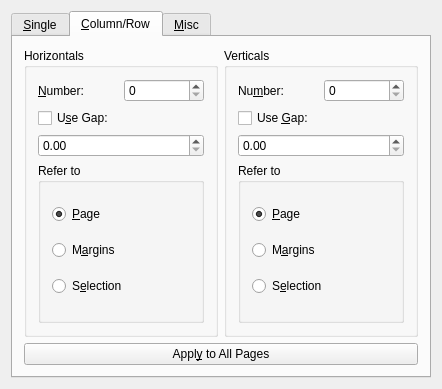
<ui version="4.0" >
 <author>Petr Vanek &lt;petr@scribus.info></author>
 <comment>Use designer to update source ui file. All manual changes in cpp/h files will be lost</comment>
 <class>GuideManager</class>
 <widget class="ScrPaletteBase" name="GuideManager" >
  <property name="geometry" >
   <rect>
    <x>0</x>
    <y>0</y>
    <width>421</width>
    <height>389</height>
   </rect>
  </property>
  <property name="windowTitle" >
   <string>Guide Manager</string>
  </property>
  <layout class="QGridLayout" >
   <property name="margin" >
    <number>11</number>
   </property>
   <property name="spacing" >
    <number>6</number>
   </property>
   <item row="0" column="0" >
    <widget class="QTabWidget" name="tabWidget" >
     <property name="currentIndex" >
      <number>1</number>
     </property>
     <widget class="QWidget" name="standardPage" >
      <attribute name="title" >
       <string>&amp;Single</string>
      </attribute>
      <layout class="QGridLayout" >
       <item row="0" column="0" colspan="2" >
        <layout class="QHBoxLayout" >
         <item>
          <widget class="QGroupBox" name="horizontalGroupBox" >
           <property name="title" >
            <string>Horizontals</string>
           </property>
           <layout class="QGridLayout" >
            <item row="0" column="0" colspan="2" >
             <widget class="QTableView" name="horizontalView" >
              <property name="alternatingRowColors" >
               <bool>true</bool>
              </property>
              <property name="selectionBehavior" >
               <enum>QAbstractItemView::SelectRows</enum>
              </property>
             </widget>
            </item>
            <item row="1" column="0" >
             <widget class="QPushButton" name="addHorButton" >
              <property name="text" >
               <string>&amp;Add</string>
              </property>
              <property name="shortcut" >
               <string>Alt+A</string>
              </property>
             </widget>
            </item>
            <item row="1" column="1" >
             <widget class="QPushButton" name="delHorButton" >
              <property name="text" >
               <string>D&amp;elete</string>
              </property>
              <property name="shortcut" >
               <string>Alt+E</string>
              </property>
             </widget>
            </item>
           </layout>
          </widget>
         </item>
         <item>
          <widget class="QGroupBox" name="verticalGroupBox" >
           <property name="title" >
            <string>Verticals</string>
           </property>
           <layout class="QGridLayout" >
            <item row="0" column="0" colspan="2" >
             <widget class="QTableView" name="verticalView" >
              <property name="alternatingRowColors" >
               <bool>true</bool>
              </property>
              <property name="selectionBehavior" >
               <enum>QAbstractItemView::SelectRows</enum>
              </property>
             </widget>
            </item>
            <item row="1" column="0" >
             <widget class="QPushButton" name="addVerButton" >
              <property name="text" >
               <string>A&amp;dd</string>
              </property>
              <property name="shortcut" >
               <string>Alt+D</string>
              </property>
             </widget>
            </item>
            <item row="1" column="1" >
             <widget class="QPushButton" name="delVerButton" >
              <property name="text" >
               <string>De&amp;lete</string>
              </property>
              <property name="shortcut" >
               <string>Alt+L</string>
              </property>
             </widget>
            </item>
           </layout>
          </widget>
         </item>
        </layout>
       </item>
       <item row="1" column="0" >
        <widget class="QCheckBox" name="lockCheck" >
         <property name="text" >
          <string>&amp;Lock Guides</string>
         </property>
         <property name="shortcut" >
          <string>Alt+L</string>
         </property>
        </widget>
       </item>
       <item row="1" column="1" >
        <widget class="QPushButton" name="applyToAllStdButton" >
         <property name="text" >
          <string>Appl&amp;y to All Pages</string>
         </property>
         <property name="shortcut" >
          <string>Alt+Y</string>
         </property>
        </widget>
       </item>
      </layout>
     </widget>
     <widget class="QWidget" name="autoPage" >
      <attribute name="title" >
       <string>&amp;Column/Row</string>
      </attribute>
      <layout class="QGridLayout" >
       <item row="0" column="0" >
        <widget class="QGroupBox" name="horizontalAutoGroup" >
         <property name="title" >
          <string>Horizontals</string>
         </property>
         <layout class="QGridLayout" >
          <item row="0" column="0" >
           <widget class="QLabel" name="textLabel1" >
            <property name="text" >
             <string>&amp;Number:</string>
            </property>
            <property name="wordWrap" >
             <bool>false</bool>
            </property>
            <property name="buddy" >
             <cstring>horizontalAutoCountSpin</cstring>
            </property>
           </widget>
          </item>
          <item row="0" column="1" >
           <widget class="QSpinBox" name="horizontalAutoCountSpin" >
            <property name="minimum" >
             <number>0</number>
            </property>
            <property name="value" >
             <number>0</number>
            </property>
           </widget>
          </item>
          <item row="1" column="0" colspan="2" >
           <widget class="QCheckBox" name="horizontalAutoGapCheck" >
            <property name="text" >
             <string>U&amp;se Gap:</string>
            </property>
            <property name="shortcut" >
             <string>Alt+S</string>
            </property>
           </widget>
          </item>
          <item row="2" column="0" colspan="2" >
           <widget class="ScrSpinBox" name="horizontalAutoGapSpin" />
          </item>
          <item row="3" column="0" colspan="2" >
           <widget class="QGroupBox" name="groupBox" >
            <property name="title" >
             <string>Refer to</string>
            </property>
            <layout class="QGridLayout" >
             <item row="0" column="0" >
              <widget class="QRadioButton" name="horizontalPageAutoButton" >
               <property name="text" >
                <string>&amp;Page</string>
               </property>
               <property name="shortcut" >
                <string>Alt+P</string>
               </property>
               <property name="checked" >
                <bool>true</bool>
               </property>
              </widget>
             </item>
             <item row="1" column="0" >
              <widget class="QRadioButton" name="horizontalMarginsAutoButton" >
               <property name="text" >
                <string>M&amp;argins</string>
               </property>
               <property name="shortcut" >
                <string>Alt+A</string>
               </property>
              </widget>
             </item>
             <item row="2" column="0" >
              <widget class="QRadioButton" name="horizontalSelectionAutoButton" >
               <property name="text" >
                <string>S&amp;election</string>
               </property>
               <property name="shortcut" >
                <string>Alt+E</string>
               </property>
              </widget>
             </item>
            </layout>
           </widget>
          </item>
         </layout>
        </widget>
       </item>
       <item row="0" column="1" >
        <widget class="QGroupBox" name="verticalAutoGroup" >
         <property name="title" >
          <string>Verticals</string>
         </property>
         <layout class="QGridLayout" >
          <item row="0" column="0" >
           <widget class="QLabel" name="textLabel1_2" >
            <property name="text" >
             <string>Nu&amp;mber:</string>
            </property>
            <property name="wordWrap" >
             <bool>false</bool>
            </property>
            <property name="buddy" >
             <cstring>verticalAutoCountSpin</cstring>
            </property>
           </widget>
          </item>
          <item row="0" column="1" >
           <widget class="QSpinBox" name="verticalAutoCountSpin" >
            <property name="minimum" >
             <number>0</number>
            </property>
            <property name="value" >
             <number>0</number>
            </property>
           </widget>
          </item>
          <item row="1" column="0" colspan="2" >
           <widget class="QCheckBox" name="verticalAutoGapCheck" >
            <property name="text" >
             <string>Use &amp;Gap:</string>
            </property>
            <property name="shortcut" >
             <string>Alt+G</string>
            </property>
           </widget>
          </item>
          <item row="2" column="0" colspan="2" >
           <widget class="ScrSpinBox" name="verticalAutoGapSpin" />
          </item>
          <item row="3" column="0" colspan="2" >
           <widget class="QGroupBox" name="groupBox_2" >
            <property name="title" >
             <string>Refer to</string>
            </property>
            <layout class="QGridLayout" >
             <item row="0" column="0" >
              <widget class="QRadioButton" name="verticalPageAutoButton" >
               <property name="text" >
                <string>&amp;Page</string>
               </property>
               <property name="shortcut" >
                <string>Alt+P</string>
               </property>
               <property name="checked" >
                <bool>true</bool>
               </property>
              </widget>
             </item>
             <item row="1" column="0" >
              <widget class="QRadioButton" name="verticalMarginsAutoButton" >
               <property name="text" >
                <string>M&amp;argins</string>
               </property>
               <property name="shortcut" >
                <string>Alt+A</string>
               </property>
              </widget>
             </item>
             <item row="2" column="0" >
              <widget class="QRadioButton" name="verticalSelectionAutoButton" >
               <property name="text" >
                <string>S&amp;election</string>
               </property>
               <property name="shortcut" >
                <string>Alt+E</string>
               </property>
              </widget>
             </item>
            </layout>
           </widget>
          </item>
         </layout>
        </widget>
       </item>
       <item row="1" column="0" colspan="2" >
        <widget class="QPushButton" name="applyToAllAutoButton" >
         <property name="text" >
          <string>Appl&amp;y to All Pages</string>
         </property>
         <property name="shortcut" >
          <string>Alt+Y</string>
         </property>
        </widget>
       </item>
      </layout>
     </widget>
     <widget class="QWidget" name="miscPage" >
      <attribute name="title" >
       <string>&amp;Misc</string>
      </attribute>
      <layout class="QGridLayout" >
       <item row="0" column="0" >
        <widget class="QPushButton" name="deletePageButton" >
         <property name="toolTip" >
          <string>Delete all guides from the current page</string>
         </property>
         <property name="text" >
          <string>Delete Guides from Current &amp;Page</string>
         </property>
         <property name="shortcut" >
          <string>Alt+P</string>
         </property>
        </widget>
       </item>
       <item row="1" column="0" >
        <widget class="QPushButton" name="deleteAllGuides" >
         <property name="toolTip" >
          <string>Delete all guides from the current document</string>
         </property>
         <property name="text" >
          <string>Delete Guides from &amp;All Pages</string>
         </property>
         <property name="shortcut" >
          <string>Alt+A</string>
         </property>
        </widget>
       </item>
       <item row="2" column="0" >
        <spacer>
         <property name="orientation" >
          <enum>Qt::Vertical</enum>
         </property>
         <property name="sizeType" >
          <enum>QSizePolicy::Expanding</enum>
         </property>
         <property name="sizeHint" stdset="0" >
          <size>
           <width>20</width>
           <height>40</height>
          </size>
         </property>
        </spacer>
       </item>
      </layout>
     </widget>
    </widget>
   </item>
  </layout>
 </widget>
 <layoutdefault spacing="6" margin="11" />
 <customwidgets>
  <customwidget>
   <class>ScrSpinBox</class>
   <extends>QDoubleSpinBox</extends>
   <header>scrspinbox.h</header>
  </customwidget>
  <customwidget>
   <class>ScrPaletteBase</class>
   <extends>QWidget</extends>
   <header>ui/scrpalettebase.h</header>
   <container>1</container>
  </customwidget>
 </customwidgets>
 <includes>
  <include location="local" >ui/scrpalettebase.h</include>
  <include location="local" >scrspinbox.h</include>
 </includes>
 <resources/>
 <connections/>
</ui>
